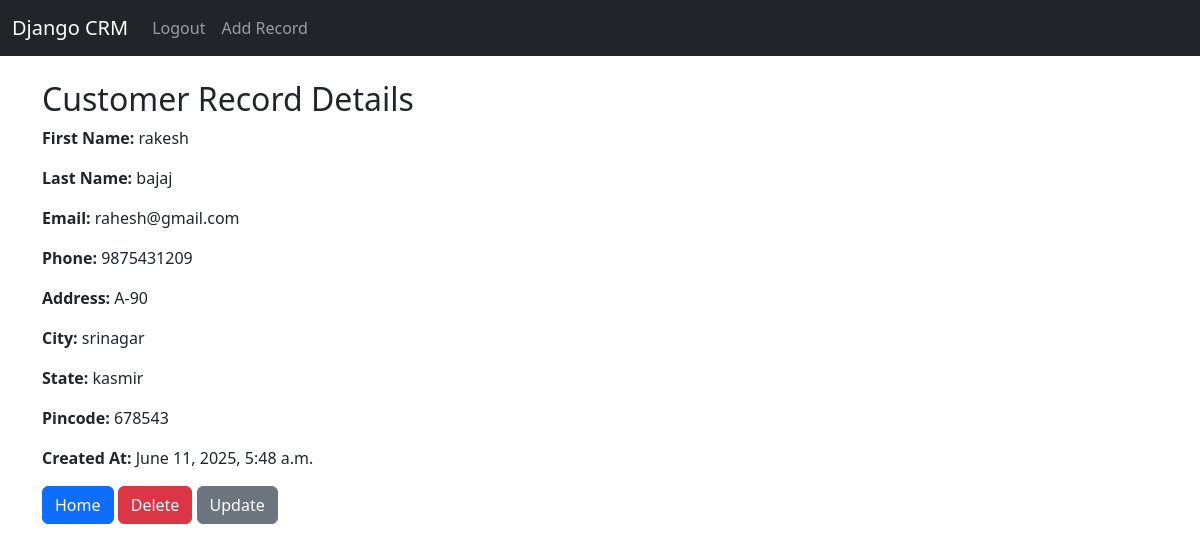
The app's page /record/2/ (signed in), older data.
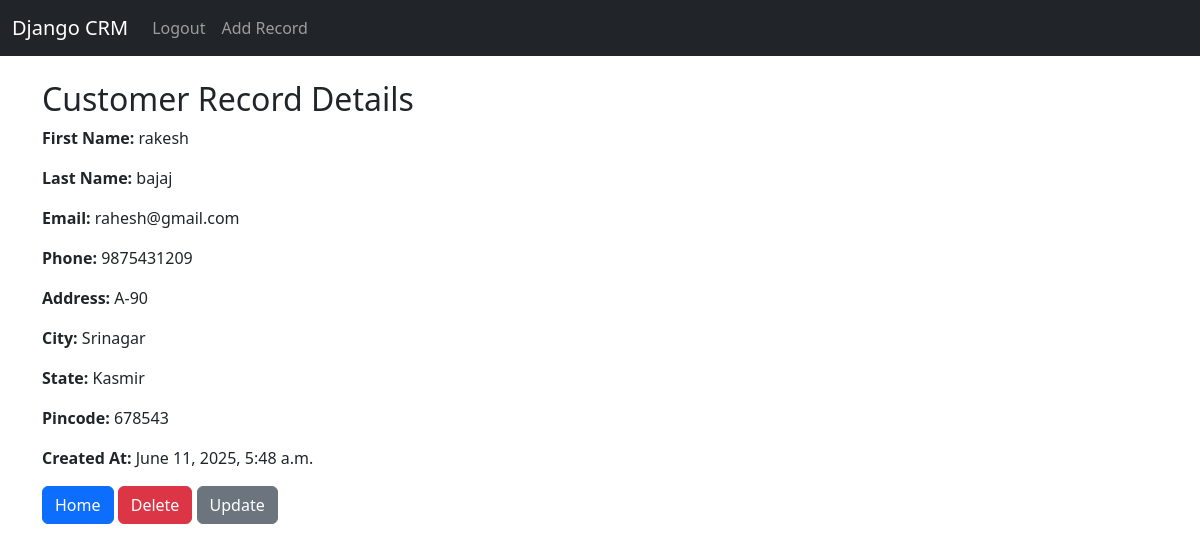
The same page, newer data.
### website/models.py (models this page shows, shortened)
class Record(models.Model):
    created_at = models.DateTimeField(auto_now_add=True)
    first_name = models.CharField(max_length=50)
    last_name =  models.CharField(max_length=50)
    email = models.CharField(max_length=100)
    phone = models.CharField(max_length=10)
    address = models.CharField(max_length=100)
    city = models.CharField(max_length=25)
    state = models.CharField(max_length=30)
    pincode = models.CharField(max_length=6)

### website/views.py (the view)
# urls.py: path('record/<int:pk>/',views.record_user,name='record'),
def record_user(request, pk):
    if request.user.is_authenticated:
        try:
            record = Record.objects.get(id=pk)
            return render(request, 'website/record.html', {'record': record})
        except Record.DoesNotExist:
            messages.error(request, 'Record not found.')
            return redirect('home')
    else:
        messages.warning(request, 'You must be logged in to view this page!')
        return redirect('home')

### website/templates/website/record.html
{% extends "website/base.html" %}
{% block content %}
<h2>Customer Record Details</h2>
<p><strong>First Name:</strong> {{ record.first_name }}</p>
<p><strong>Last Name:</strong> {{ record.last_name }}</p>
<p><strong>Email:</strong> {{ record.email }}</p>
<p><strong>Phone:</strong> {{ record.phone }}</p>
<p><strong>Address:</strong> {{ record.address }}</p>
<p><strong>City:</strong> {{ record.city }}</p>
<p><strong>State:</strong> {{ record.state }}</p>
<p><strong>Pincode:</strong> {{ record.pincode }}</p>
<p><strong>Created At:</strong> {{ record.created_at }}</p>
<a href="{% url 'home' %}" class="btn btn-primary">Home</a>
<a href="{% url 'delete_record' record.id %}" class="btn btn-danger">Delete</a>
<a href="{% url 'update_record' record.id %}" class="btn btn-secondary">Update</a>
{% endblock %}

Row changes from the older to the newer data that the page shows:
changed Record "rakesh": city "srinagar" → "Srinagar"; state "kasmir" → "Kasmir"
